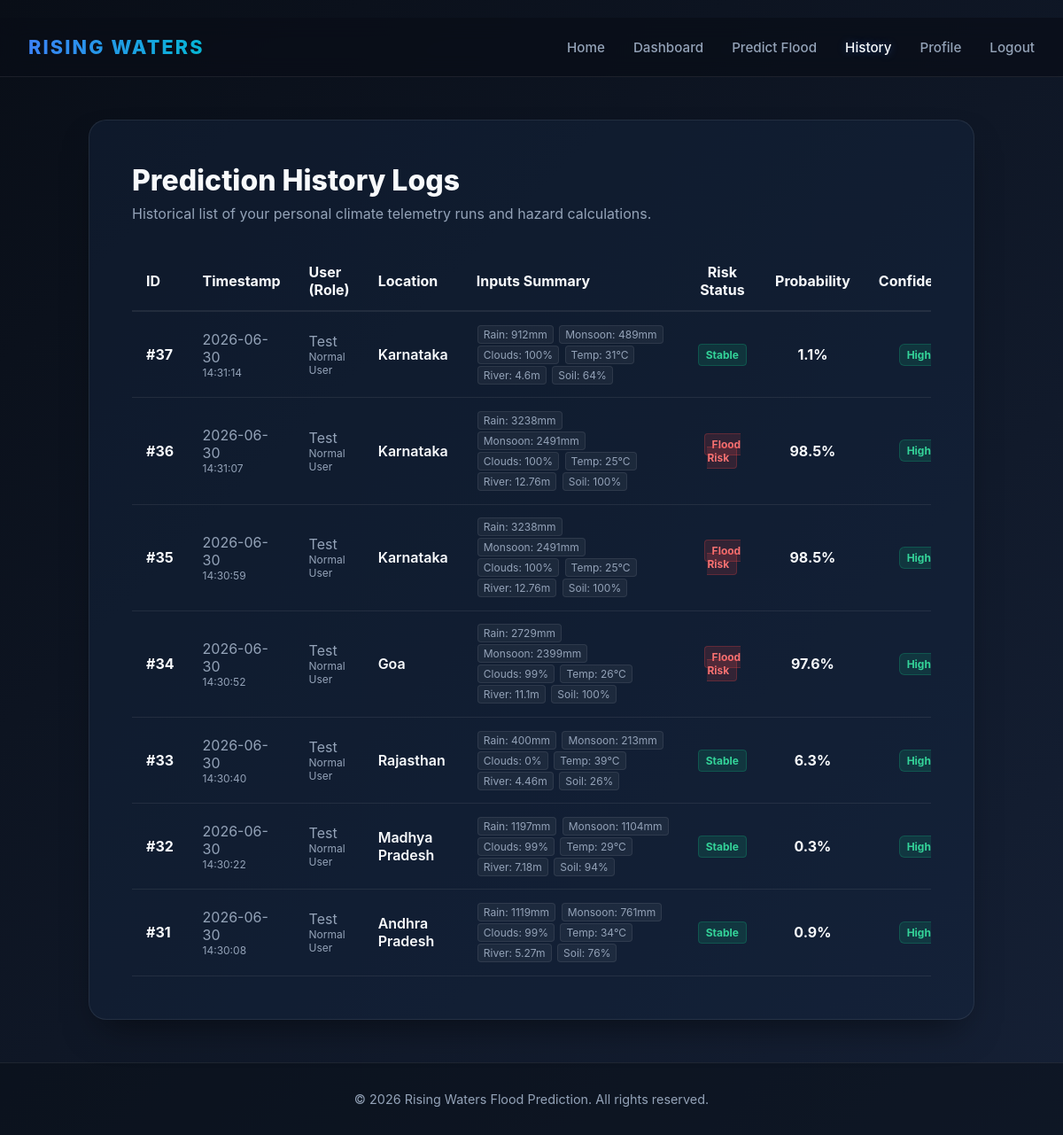
Screenshot of /history (signed in) with the database file from the repository.
### tables this page shows
CREATE TABLE predictions (
        Prediction_ID INTEGER PRIMARY KEY AUTOINCREMENT,
        User_ID INTEGER,
        Weather_Data_ID INTEGER,
        Prediction INTEGER NOT NULL,
        Probability REAL NOT NULL,
        Confidence TEXT NOT NULL,
        Prediction_Date DATETIME DEFAULT CURRENT_TIMESTAMP,
        FOREIGN KEY (User_ID) REFERENCES users(User_ID) ON DELETE SET NULL,
        FOREIGN KEY (Weather_Data_ID) REFERENCES weather_data(Weather_Data_ID) ON DELETE CASCADE
    );

CREATE TABLE weather_data (
        Weather_Data_ID INTEGER PRIMARY KEY AUTOINCREMENT,
        User_ID INTEGER,
        Annual_Rainfall REAL NOT NULL,
        Seasonal_Rainfall REAL NOT NULL,
        Cloud_Cover REAL NOT NULL,
        Humidity REAL NOT NULL,
        Temperature REAL NOT NULL,
        River_Water_Level REAL NOT NULL,
        Drainage_Capacity REAL NOT NULL,
        Water_Flow REAL NOT NULL,
        Reservoir_Level REAL NOT NULL,
        Soil_Moisture REAL NOT NULL,
        Date TEXT NOT NULL,
        Time TEXT NOT NULL,
        Location TEXT NOT NULL,
        Prediction_Status TEXT NOT NULL,
        FOREIGN KEY (User_ID) REFERENCES users(User_ID) ON DELETE SET NULL
    );

CREATE TABLE users (
        User_ID INTEGER PRIMARY KEY AUTOINCREMENT,
        User_Name TEXT NOT NULL,
        Email TEXT UNIQUE NOT NULL,
        Password TEXT NOT NULL,
        Role TEXT NOT NULL,
        Phone_Number TEXT,
        Organization TEXT,
        Created_At DATETIME DEFAULT CURRENT_TIMESTAMP,
        Updated_At DATETIME DEFAULT CURRENT_TIMESTAMP
    );

### app.py (the view)
@app.route('/history')
@login_required
def history():
    conn = get_db_connection()
    role = session['role']
    user_id = session['user_id']
    if role in ['Admin', 'Disaster Management Officer']:
        query = '''
            SELECT p.Prediction_ID, p.Prediction, p.Probability, p.Confidence, p.Prediction_Date,
                   w.Annual_Rainfall, w.Seasonal_Rainfall, w.Cloud_Cover, w.Humidity, w.Temperature,
                   w.River_Water_Level, w.Drainage_Capacity, w.Water_Flow, w.Reservoir_Level, w.Soil_Moisture,
                   w.Date, w.Time, w.Location, u.User_Name, u.Role
            FROM predictions p
            JOIN weather_data w ON p.Weather_Data_ID = w.Weather_Data_ID
            LEFT JOIN users u ON p.User_ID = u.User_ID
            ORDER BY p.Prediction_Date DESC
        '''
        predictions = conn.execute(query).fetchall()
    else:
        query = '''
            SELECT p.Prediction_ID, p.Prediction, p.Probability, p.Confidence, p.Prediction_Date,
                   w.Annual_Rainfall, w.Seasonal_Rainfall, w.Cloud_Cover, w.Humidity, w.Temperature,
                   w.River_Water_Level, w.Drainage_Capacity, w.Water_Flow, w.Reservoir_Level, w.Soil_Moisture,
                   w.Date, w.Time, w.Location, u.User_Name, u.Role
            FROM predictions p
            JOIN weather_data w ON p.Weather_Data_ID = w.Weather_Data_ID
            LEFT JOIN users u ON p.User_ID = u.User_ID
            WHERE p.User_ID = ?
            ORDER BY p.Prediction_Date DESC
        '''
        predictions = conn.execute(query, (user_id,)).fetchall()
    conn.close()
    return render_template('prediction_history.html', predictions=predictions)

### app.py (called while the page is built)
def get_db_connection():
    conn = sqlite3.connect(DATABASE_PATH)
    conn.row_factory = sqlite3.Row
    return conn

def login_required(f):
    @wraps(f)
    def decorated_function(*args, **kwargs):
        if 'user_id' not in session:
            flash("Please log in to access this page.", "error")
            return redirect(url_for('login'))
        return f(*args, **kwargs)
    return decorated_function

### templates/prediction_history.html (shortened to what this page needs)
﻿<!DOCTYPE html>
<html lang="en">
<head>
  <link rel="stylesheet" href="{{ url_for('static', filename='css/main.css') }}">
</head>
<body>
  <header>
    <div class="nav-container">
      <a href="/" class="logo">RISING WATERS</a>
      <nav class="nav-links">
        {% if 'user_id' in session %}
          <a href="/" class="{{ 'active' if request.path == '/' else '' }}">Home</a>
          <a href="/dashboard" class="{{ 'active' if request.path == '/dashboard' else '' }}">Dashboard</a>
          {% if session['role'] in ['Admin', 'Meteorologist', 'Local Authority', 'Normal User'] %}
            <a href="/Predict" class="{{ 'active' if request.path == '/Predict' else '' }}">Predict Flood</a>
          {% endif %}
          <a href="/history" class="{{ 'active' if request.path == '/history' else '' }}">History</a>
          <a href="/profile" class="{{ 'active' if request.path == '/profile' else '' }}">Profile</a>
          <a href="/logout">Logout</a>
        {% endif %}
      </nav>
    </div>
  </header>
  <main>
    <div class="container animate-fade-in">
      <div class="glass-card">
        <h1 class="form-title" style="text-align: left;">Prediction History Logs</h1>
        <p class="form-subtitle" style="text-align: left; margin-bottom: 2rem;">
          {% if session['role'] == 'Admin' %}
            Historical list of all climate telemetry runs and hazard calculations executed across the system.
          {% else %}
            Historical list of your personal climate telemetry runs and hazard calculations.
          {% endif %}
        </p>
        {% if not predictions %}
          <div style="text-align: center; padding: 3rem 0; color: var(--text-secondary); font-style: italic;">
            No prediction logs found in the database.
          </div>
        {% else %}
          <div style="overflow-x: auto;">
            <table class="history-table" style="width: 100%; border-collapse: collapse; text-align: left; color: var(--text-secondary);">
              <thead>
                <tr style="border-bottom: 2px solid var(--glass-border); color: var(--text-primary);">
                  <th style="font-weight: 700; width: 60px;">ID</th>
                  <th style="font-weight: 700;">Timestamp</th>
                  <th style="font-weight: 700;">User (Role)</th>
                  <th style="font-weight: 700;">Location</th>
                  <th style="font-weight: 700; min-width: 250px;">Inputs Summary</th>
                  <th style="font-weight: 700; text-align: center;">Risk Status</th>
                  <th style="font-weight: 700; text-align: center;">Probability</th>
                  <th style="font-weight: 700; text-align: center;">Confidence</th>
                </tr>
              </thead>
              <tbody>
                {% for p in predictions %}
                <tr style="border-bottom: 1px solid var(--glass-border); transition: background-color 0.2s;">
                  <td style="font-weight: 700; color: var(--text-primary);">#{{ p['Prediction_ID'] }}</td>
                  <td>{{ p['Date'] }}<br><span style="font-size: 0.75rem; color: var(--text-secondary);">{{ p['Time'] }}</span></td>
                  <td>{{ p['User_Name'] or 'Deleted User' }}<br><span style="font-size: 0.75rem; color: var(--text-secondary);">{{ p['Role'] or '' }}</span></td>
                  <td style="font-weight: 600; color: var(--text-primary);">{{ p['Location'] }}</td>
                  <td>
                    <span class="inputs-summary-tag">Rain: {{ p['Annual_Rainfall'] | int }}mm</span>
                    <span class="inputs-summary-tag">Monsoon: {{ p['Seasonal_Rainfall'] | int }}mm</span>
                    <span class="inputs-summary-tag">Clouds: {{ p['Cloud_Cover'] | int }}%</span>
                    <span class="inputs-summary-tag">Temp: {{ p['Temperature'] | int }}°C</span>
                    <span class="inputs-summary-tag">River: {{ p['River_Water_Level'] }}m</span>
                    <span class="inputs-summary-tag">Soil: {{ p['Soil_Moisture'] | int }}%</span>
                  </td>
                  <td style="text-align: center;">
                    {% if p['Prediction'] == 1 %}
                      <span class="badge badge-danger">Flood Risk</span>
                    {% else %}
                      <span class="badge badge-success">Stable</span>
                    {% endif %}
                  </td>
                  <td style="text-align: center; font-weight: 700; color: var(--text-primary);">{{ p['Probability'] }}%</td>
                  <td style="text-align: center;">
                    <span class="status-pill {{ 'safe' if p['Confidence'] == 'High' else '' }}" style="font-size: 0.75rem; padding: 4px 8px; background: {{ 'rgba(16, 185, 129, 0.15)' if p['Confidence'] == 'High' else 'rgba(255,255,255,0.05)' }};">
                      {{ p['Confidence'] }}
                    </span>
                  </td>
                </tr>
                {% endfor %}
              </tbody>
            </table>
          </div>
        {% endif %}
      </div>
    </div>
  </main>
  <footer>
    <p>&copy; 2026 Rising Waters Flood Prediction. All rights reserved.</p>
  </footer>
</body>
</html>

### static/css/main.css (style rules this page uses)
:root { --bg-gradient: linear-gradient(135deg, #090e17 0%, #152035 100%); --glass-bg: rgba(22, 38, 64, 0.45); --glass-border: rgba(255, 255, 255, 0.08); --glass-border-focus: rgba(59, 130, 246, 0.5); --text-primary: #f8fafc; --text-secondary: #94a3b8; --accent-blue: #3b82f6; --accent-cyan: #06b6d4; --accent-neon-green: #10b981; --accent-neon-red: #ef4444; --accent-amber: #f59e0b; --font-family: 'Inter', system-ui, -apple-system, sans-serif; --shadow: 0 20px 40px -15px rgba(0, 0, 0, 0.5); }
* { box-sizing: border-box; margin: 0; padding: 0; }
body { font-family: var(--font-family); background: var(--bg-gradient); color: var(--text-primary); min-height: 100vh; display: flex; flex-direction: column; overflow-x: hidden; }
header { border-bottom: 1px solid var(--glass-border); background: rgba(9, 14, 23, 0.7); backdrop-filter: blur(12px); position: sticky; top: 0; z-index: 100; }
.nav-container { max-width: 1200px; margin: 0 auto; padding: 1.25rem 2rem; display: flex; justify-content: space-between; align-items: center; }
.logo { font-size: 1.35rem; font-weight: 800; letter-spacing: 0.1em; color: var(--text-primary); text-decoration: none; background: linear-gradient(to right, #3b82f6, #06b6d4); -webkit-background-clip: text; -webkit-text-fill-color: transparent; }
.nav-links { display: flex; gap: 2rem; }
.nav-links a { color: var(--text-secondary); text-decoration: none; font-weight: 500; font-size: 0.95rem; transition: color 0.2s ease, text-shadow 0.2s ease; }
.nav-links a:hover, .nav-links a.active { color: var(--text-primary); text-shadow: 0 0 10px rgba(59, 130, 246, 0.4); }
main { flex: 1; padding: 3rem 1.5rem; max-width: 1200px; width: 100%; margin: 0 auto; }
.container { width: 100%; }
.animate-fade-in { animation: fadeIn 0.8s cubic-bezier(0.16, 1, 0.3, 1) forwards; }
.glass-card { background: var(--glass-bg); border: 1px solid var(--glass-border); border-radius: 20px; padding: 3rem; backdrop-filter: blur(10px); box-shadow: var(--shadow); max-width: 1000px; margin: 0 auto; }
.form-title { font-size: 2rem; font-weight: 800; margin-bottom: 0.5rem; text-align: center; }
.form-subtitle { color: var(--text-secondary); text-align: center; margin-bottom: 2.5rem; }
footer { border-top: 1px solid var(--glass-border); padding: 2rem; text-align: center; color: var(--text-secondary); font-size: 0.9rem; background: rgba(9, 14, 23, 0.5); }
.badge { font-size: 0.75rem; font-weight: 700; padding: 4px 8px; border-radius: 4px; }
.badge-danger { background: rgba(239, 68, 68, 0.15); color: #f87171; border: 1px solid rgba(239, 68, 68, 0.25); }
.badge-success { background: rgba(16, 185, 129, 0.15); color: #34d399; border: 1px solid rgba(16, 185, 129, 0.25); }
.status-pill { font-size: 0.8rem; font-weight: 700; padding: 4px 10px; border-radius: 6px; display: inline-block; }
.status-pill.safe { background: rgba(16, 185, 129, 0.15); color: #34d399; border: 1px solid rgba(16, 185, 129, 0.25); }

### templates/prediction_history.html (style rules this page uses)
.history-table th, .history-table td { padding: 0.85rem 1rem; vertical-align: middle; }
.inputs-summary-tag { font-size: 0.75rem; background: rgba(255,255,255,0.05); border: 1px solid var(--glass-border); border-radius: 4px; padding: 2px 6px; display: inline-block; margin: 1px; color: var(--text-secondary); }

### rows the page displays
predictions: Prediction_ID "37", Date "2026-06-30", Time "14:31:14", User_Name "Test", Role "Normal User", Location "Karnataka", Annual_Rainfall "912", Seasonal_Rainfall "489", Cloud_Cover "100", Temperature "31", River_Water_Level "4.6", Soil_Moisture "64", Prediction "Stable", Probability "1.1", Confidence "High"
predictions: Prediction_ID "36", Date "2026-06-30", Time "14:31:07", User_Name "Test", Role "Normal User", Location "Karnataka", Annual_Rainfall "3238", Seasonal_Rainfall "2491", Cloud_Cover "100", Temperature "25", River_Water_Level "12.76", Soil_Moisture "100", Prediction "Flood Risk", Probability "98.5", Confidence "High"
predictions: Prediction_ID "35", Date "2026-06-30", Time "14:30:59", User_Name "Test", Role "Normal User", Location "Karnataka", Annual_Rainfall "3238", Seasonal_Rainfall "2491", Cloud_Cover "100", Temperature "25", River_Water_Level "12.76", Soil_Moisture "100", Prediction "Flood Risk", Probability "98.5", Confidence "High"
predictions: Prediction_ID "34", Date "2026-06-30", Time "14:30:52", User_Name "Test", Role "Normal User", Location "Goa", Annual_Rainfall "2729", Seasonal_Rainfall "2399", Cloud_Cover "99", Temperature "26", River_Water_Level "11.1", Soil_Moisture "100", Prediction "Flood Risk", Probability "97.6", Confidence "High"
predictions: Prediction_ID "33", Date "2026-06-30", Time "14:30:40", User_Name "Test", Role "Normal User", Location "Rajasthan", Annual_Rainfall "400", Seasonal_Rainfall "213", Cloud_Cover "0", Temperature "39", River_Water_Level "4.46", Soil_Moisture "26", Prediction "Stable", Probability "6.3", Confidence "High"
predictions: Prediction_ID "32", Date "2026-06-30", Time "14:30:22", User_Name "Test", Role "Normal User", Location "Madhya Pradesh", Annual_Rainfall "1197", Seasonal_Rainfall "1104", Cloud_Cover "99", Temperature "29", River_Water_Level "7.18", Soil_Moisture "94", Prediction "Stable", Probability "0.3", Confidence "High"
predictions: Prediction_ID "31", Date "2026-06-30", Time "14:30:08", User_Name "Test", Role "Normal User", Location "Andhra Pradesh", Annual_Rainfall "1119", Seasonal_Rainfall "761", Cloud_Cover "99", Temperature "34", River_Water_Level "5.27", Soil_Moisture "76", Prediction "Stable", Probability "0.9", Confidence "High"
